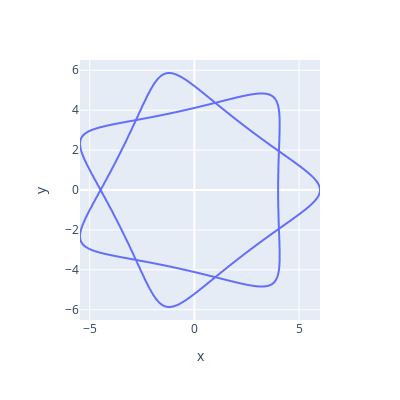

Here is the notebook cell this chart was saved with:
### Code cell
import plotly.express as px
import numpy as np
class Spirograph:
    def __init__(self, r_f, r_r, r_d):
        self.r_f = r_f
        self.r_r = r_r
        self.r_d = r_d        
        self.theta = np.arange(0,2 * np.pi * self.r_r/np.gcd(self.r_f, self.r_r),0.01)
        self.x, self.y = self.calculate()
    def calculate(self):
        x = (self.r_f-self.r_r)*np.cos(self.theta) + self.r_d*np.cos((1-self.r_f/self.r_r)*self.theta)
        y = (self.r_f-self.r_r)*np.sin(self.theta) + self.r_d*np.sin((1-self.r_f/self.r_r)*self.theta)
        return x, y    
    def get_x(self):
        return self.x
    def get_y(self):
        return self.y

spirograph = Spirograph(7, 2, 1)
fig = px.line(x=spirograph.get_x(), y=spirograph.get_y(), width=400, height=400)
fig.show()

### Figure 1 — Plotly figure (JSON) as saved in the notebook; plotly's stock layout.template omitted (floating-point values rounded to 4 significant figures; data arrays with more than 128 entries replaced by an {"elided": "..."} marker saying what was removed)
{"data": [{"hovertemplate": "x=%{x}<br>y=%{y}<extra></extra>", "legendgroup": "", "line": {"color": "#636efa", "dash": "solid"}, "marker": {"symbol": "circle"}, "mode": "lines", "name": "", "showlegend": false, "type": "scattergl", "x": {"elided": "1257 float values"}, "xaxis": "x", "y": {"elided": "1257 float values"}, "yaxis": "y"}], "layout": {"height": 400, "legend": {"tracegroupgap": 0}, "margin": {"t": 60}, "width": 400, "xaxis": {"anchor": "y", "domain": [0, 1], "title": {"text": "x"}}, "yaxis": {"anchor": "x", "domain": [0, 1], "title": {"text": "y"}}}}
